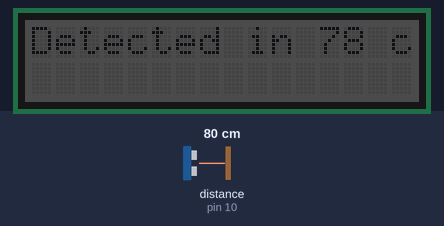
This sketch was run on a simulated Arduino Uno, built with avr-gcc and run on an emulated ATmega328P. On the bench: 16×2 character LCD. Wiring (inferred from the names in the program): ultrasonic range finder: trigger pin 9; echo pin 10. The test bench sets the inputs (shaded band); at power-on: distance to the obstacle (sensor on pin 10) 80 cm. The echo pulse lasts 58.3 µs per cm; what the sketch prints to the serial monitor is not drawn.

Above: at 1.3 s.
1.4 s: distance to the obstacle (sensor on pin 10) set to 2 cm
At 1.45 s:
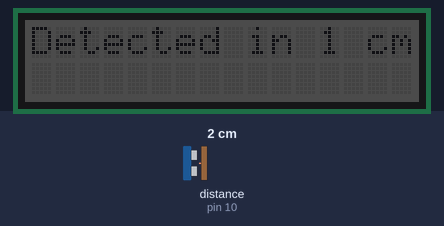
3.1 s: distance to the obstacle (sensor on pin 10) set to 4 cm
At 4.0 s:
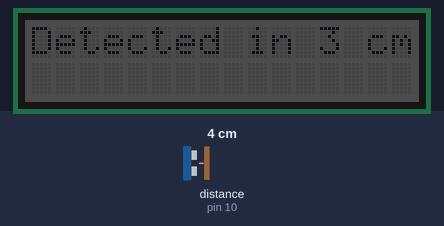
4.6 s: distance to the obstacle (sensor on pin 10) set to 9 cm
At 5.7 s:
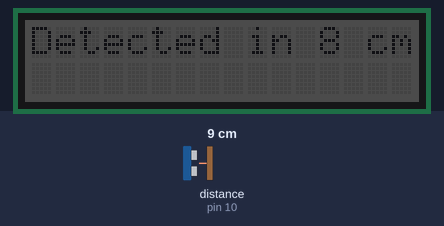
Timing chart, 0 to 7.6 s (numbered marks = the images above; inputs shaded):
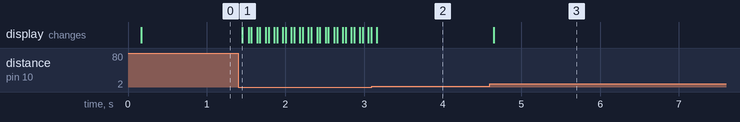

The sketch:

sketch_oct26a__2_.ino
```cpp
#include <Wire.h>
#include "rgb_lcd.h"
#include <SoftwareSerial.h>

rgb_lcd lcd;
const int trigPin = 9;
const int echoPin = 10;
long duration;
int distanceCm, distanceInch;

void setup() {
  lcd.begin(16,2); // Initializes the interface to the LCD screen, and specifies the dimensions (width and height) of the display
  pinMode(trigPin, OUTPUT);
  pinMode(echoPin, INPUT);
  lcd.begin(16, 2);
  lcd.setRGB(20, 20, 20);
  Serial.begin(9600);
}
void loop() {
  digitalWrite(trigPin, LOW);
  delayMicroseconds(2);
  digitalWrite(trigPin, HIGH);
  delayMicroseconds(10);
  digitalWrite(trigPin, LOW);
  duration = pulseIn(echoPin, HIGH);
  distanceCm= duration*0.034/2;
  distanceInch = duration*0.0133/2;
  //Serial.print("A group of animals detected in ");
  Serial.println(distanceCm);
  delay(10);
  //Serial.println(" cm");
  lcd.setCursor(0,0); // Sets the location at which subsequent text written to the LCD will be displayed
  lcd.print("Detected in "); // Prints string "Distance" on the LCD
  lcd.print(distanceCm); // Prints the distance value from the sensor
  lcd.print(" cm");
  delay(10);
}
```

Measured:
- after the input at 1.4 s, the display: changes after 0.05 s (image 1)
- after the input at 3.1 s, the display: changes after 0.06 s (image 2)
- after the input at 4.6 s, the display: changes after 0.05 s (image 3)
